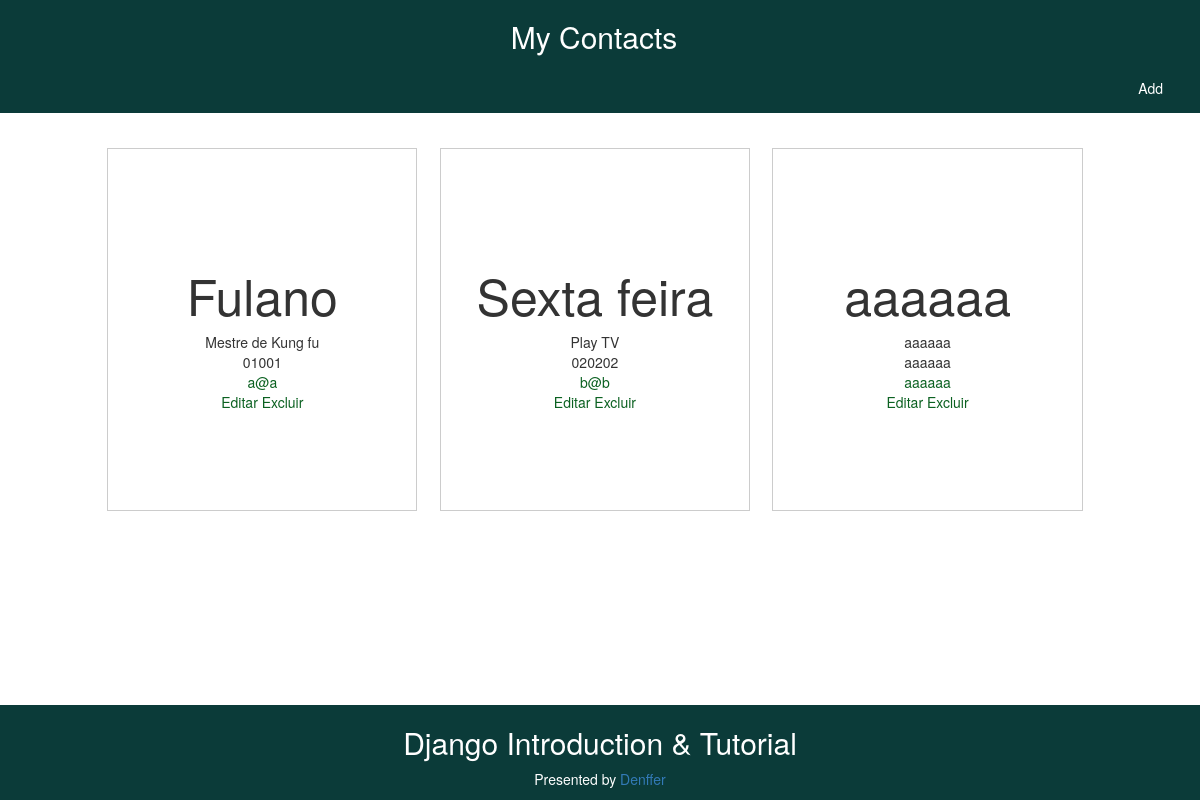
Before: / with the older database file.
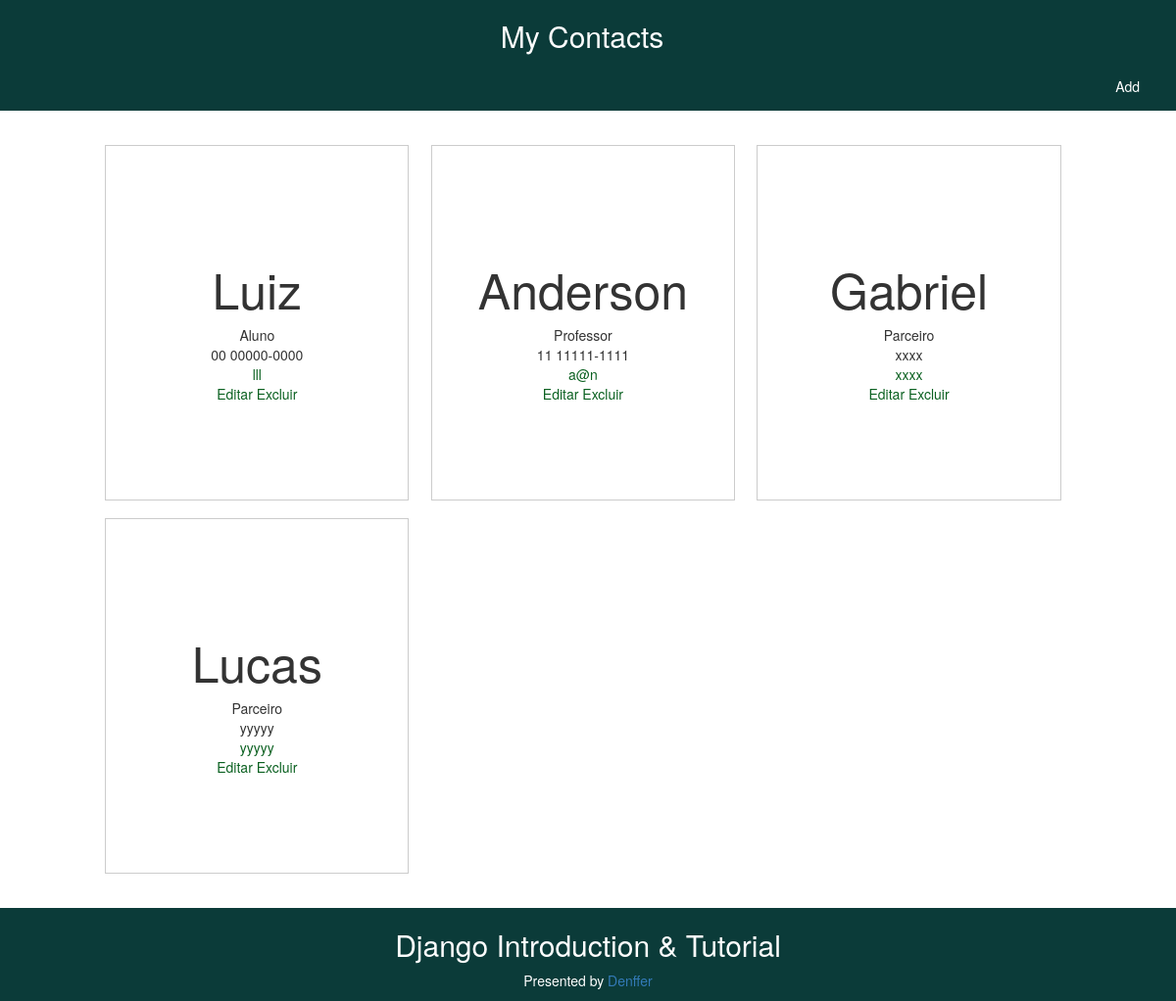
After: the same page with the newer database file.
### mycontacts/models.py (models this page shows)
class Contact(models.Model):
    name = models.CharField(max_length=200)
    relation = models.CharField(max_length=200)
    phone = models.CharField(max_length=200)
    email = models.CharField(max_length=200)

### mycontacts/views.py (the view)
# urls.py: path('', views.show),
def show(request):
    contact_list = Contact.objects.all()
    return render(request, 'mycontacts/show.html',{'contacts': contact_list})

### mycontacts/templates/mycontacts/show.html
{% extends 'mycontacts/background.html' %}
{% load static %}
{% block content %}
<div class="container-show">
    <ul class="grid" style="list-style-type: none">
    {% for contact in contacts %}
    <li>
        <div>
            <h2 class="name">{{ contact.name }}</h2>
            <div class="relation">{{ contact.relation }}</div>
            <div class="phone">{{ contact.phone }}</div>
            <div class="email"><a href='{{ contact.email }}'>{{ contact.email }}</a> </div>
            <a href="/edit/{{contact.id}}">Editar</a>
            <a href="/delete/{{contact.id}}">Excluir</a>
        </div>
    </li>
    {%  endfor %}
    </ul>
</div>
{% endblock content %}

### mycontacts/templates/mycontacts/background.html (shortened to what this page needs)
{% load static %}
<!DOCTYPE HTML>
<html lang="en-US">
<head>
    <link rel="stylesheet" href="https://maxcdn.bootstrapcdn.com/bootstrap/3.3.5/css/bootstrap.min.css">
    <link rel="stylesheet" href="https://maxcdn.bootstrapcdn.com/bootstrap/3.3.5/css/bootstrap-theme.min.css">
    <link rel="stylesheet" href="{% static 'css/show.css' %}">
    <link rel="stylesheet" href="{% static 'css/add.css' %}">
</head>
<body>
    <div class="header">
        <h2><a href="/">My Contacts</a></h2>
        <div class="pull-right">
		    <a href="/add">Add</a>
		</div>
    </div>
    <div class="body">
            {% block content %}
    </div>
    <div class="footer">
        <h2>Django Introduction & Tutorial</h2>
        <p>Presented by <a href="https://www.facebook.com/denffer18">Denffer</a></p>
    </div>
</body>
</html>

### mycontacts/static/css/show.css (style rules this page uses)
html { height: 100%; }
.name { font-size: 50px; }
.email { color: #0B6121; }
.grid { overflow: hidden; padding: 2em 2em; max-width: 76em; margin: 0 auto; }
.grid li { padding: 0 0.8em 1.3em ; }
.grid li > div { border-bottom: 1.8px solid #cccccc; border-right: 1.4px solid #cccccc; border-left: 0.7px solid #cccccc; border-top: 0.6px solid #cccccc; background: #ffffff; padding: 7em 2em; text-align: center; }
.grid li a { color: #0B6121; }
@media all and (min-width: 27em) { .grid li { width: 100%; float: left; } }
@media all and (min-width: 40em) { .grid li { width: 50%; } }
@media all and (min-width: 60em) { .grid li { width: 33%; } }
.container-show { padding-top: 10%; padding-bottom: 7%; }
body { position: relative; margin: 0; min-height: 100%; }
.footer { color:white; text-align: center; padding: 0.5px; width: 100%; height: 95px; background-color: #0b3B39; position: absolute; right: 0; bottom: 0; left: 0; }
.header { color:white; background-color: #0B3B39; width: 100%; position:fixed; text-align: center; transition: top .2s ease-in; }
.header a { text-decoration:none; display:block; color:white; background: url(image url) center center no-repeat; margin-right: 12px; padding: 15px 25px; }
.header h2 a { text-decoration:none; color:white; padding: 0px 0px; }

Changed rows visible on the page:
removed Contact: name "Fulano", relation "Mestre de Kung fu", phone "01001", email "a@a"
removed Contact: name "Sexta feira", relation "Play TV", phone "020202", email "b@b"
removed Contact: name "aaaaaa", relation "aaaaaa", phone "aaaaaa", email "aaaaaa"
added Contact: name "Luiz", relation "Aluno", phone "00 00000-0000", email "lll"
added Contact: name "Anderson", relation "Professor", phone "11 11111-1111", email "a@n"
added Contact: name "Gabriel", relation "Parceiro", phone "xxxx", email "xxxx"
added Contact: name "Lucas", relation "Parceiro", phone "yyyyy", email "yyyyy"
